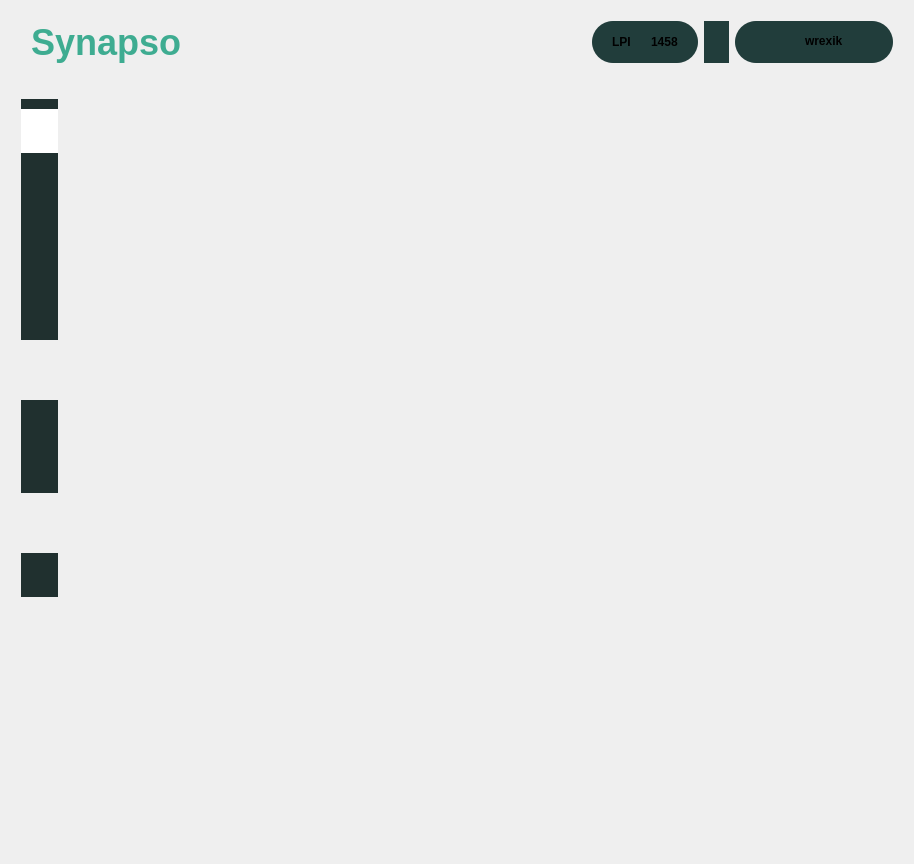
<?xml version="1.0" encoding="UTF-8"?>
<ui version="4.0">
 <class>appWidget</class>
 <widget class="QWidget" name="appWidget">
  <property name="geometry">
   <rect>
    <x>0</x>
    <y>0</y>
    <width>914</width>
    <height>864</height>
   </rect>
  </property>
  <property name="windowTitle">
   <string>MainWindow</string>
  </property>
  <property name="styleSheet">
   <string notr="true">font-family: &quot;General Sans&quot;;
font-weight: 500;</string>
  </property>
  <layout class="QVBoxLayout" name="verticalLayout_5">
   <item>
    <layout class="QVBoxLayout" name="navbar_sidebar_content" stretch="0,1">
     <item>
      <widget class="QWidget" name="navbar" native="true">
       <layout class="QHBoxLayout" name="horizontalLayout_2">
        <property name="leftMargin">
         <number>20</number>
        </property>
        <property name="topMargin">
         <number>10</number>
        </property>
        <property name="rightMargin">
         <number>10</number>
        </property>
        <property name="bottomMargin">
         <number>10</number>
        </property>
        <item>
         <widget class="QLabel" name="title_2">
          <property name="sizePolicy">
           <sizepolicy hsizetype="Preferred" vsizetype="Preferred">
            <horstretch>0</horstretch>
            <verstretch>0</verstretch>
           </sizepolicy>
          </property>
          <property name="styleSheet">
           <string notr="true">font: 27pt;
color: #3EAC91;
font-weight: 500;</string>
          </property>
          <property name="text">
           <string>Synapso</string>
          </property>
         </widget>
        </item>
        <item>
         <widget class="QFrame" name="LPI">
          <property name="sizePolicy">
           <sizepolicy hsizetype="Maximum" vsizetype="Preferred">
            <horstretch>0</horstretch>
            <verstretch>0</verstretch>
           </sizepolicy>
          </property>
          <property name="styleSheet">
           <string notr="true">QFrame#LPI {
	background-color: #213D3B;
	border: none;
	border-radius: 21px;
}</string>
          </property>
          <property name="frameShape">
           <enum>QFrame::Shape::StyledPanel</enum>
          </property>
          <property name="frameShadow">
           <enum>QFrame::Shadow::Raised</enum>
          </property>
          <layout class="QHBoxLayout" name="horizontalLayout_4">
           <property name="spacing">
            <number>20</number>
           </property>
           <property name="leftMargin">
            <number>20</number>
           </property>
           <property name="rightMargin">
            <number>20</number>
           </property>
           <item>
            <widget class="QLabel" name="lpi_title">
             <property name="text">
              <string>LPI</string>
             </property>
            </widget>
           </item>
           <item>
            <widget class="QLabel" name="number">
             <property name="text">
              <string>1458</string>
             </property>
            </widget>
           </item>
          </layout>
         </widget>
        </item>
        <item>
         <widget class="QWidget" name="notifications" native="true">
          <property name="sizePolicy">
           <sizepolicy hsizetype="Maximum" vsizetype="Preferred">
            <horstretch>0</horstretch>
            <verstretch>0</verstretch>
           </sizepolicy>
          </property>
          <property name="styleSheet">
           <string notr="true">QWidget#notifications {
	background-color: #213D3B;
	border-radius: 21px;
}</string>
          </property>
          <layout class="QHBoxLayout" name="horizontalLayout">
           <item>
            <widget class="QLabel" name="notifications_image">
             <property name="sizePolicy">
              <sizepolicy hsizetype="Preferred" vsizetype="Preferred">
               <horstretch>0</horstretch>
               <verstretch>0</verstretch>
              </sizepolicy>
             </property>
             <property name="maximumSize">
              <size>
               <width>24</width>
               <height>24</height>
              </size>
             </property>
             <property name="styleSheet">
              <string notr="true"/>
             </property>
             <property name="text">
              <string/>
             </property>
             <property name="pixmap">
              <pixmap>:/images/icons/bell.png</pixmap>
             </property>
             <property name="scaledContents">
              <bool>true</bool>
             </property>
            </widget>
           </item>
          </layout>
         </widget>
        </item>
        <item>
         <widget class="QFrame" name="profile_frame">
          <property name="sizePolicy">
           <sizepolicy hsizetype="Maximum" vsizetype="Preferred">
            <horstretch>0</horstretch>
            <verstretch>0</verstretch>
           </sizepolicy>
          </property>
          <property name="styleSheet">
           <string notr="true">QFrame#profile_frame {
	background-color: #213D3B;
	border-radius: 21px;
}</string>
          </property>
          <property name="frameShape">
           <enum>QFrame::Shape::NoFrame</enum>
          </property>
          <property name="frameShadow">
           <enum>QFrame::Shadow::Raised</enum>
          </property>
          <property name="lineWidth">
           <number>1</number>
          </property>
          <layout class="QHBoxLayout" name="horizontalLayout_3">
           <property name="spacing">
            <number>20</number>
           </property>
           <property name="leftMargin">
            <number>10</number>
           </property>
           <property name="topMargin">
            <number>0</number>
           </property>
           <property name="rightMargin">
            <number>10</number>
           </property>
           <property name="bottomMargin">
            <number>2</number>
           </property>
           <item>
            <widget class="QLabel" name="image">
             <property name="minimumSize">
              <size>
               <width>40</width>
               <height>40</height>
              </size>
             </property>
             <property name="maximumSize">
              <size>
               <width>40</width>
               <height>40</height>
              </size>
             </property>
             <property name="styleSheet">
              <string notr="true"/>
             </property>
             <property name="frameShape">
              <enum>QFrame::Shape::NoFrame</enum>
             </property>
             <property name="text">
              <string/>
             </property>
             <property name="textFormat">
              <enum>Qt::TextFormat::AutoText</enum>
             </property>
             <property name="pixmap">
              <pixmap>:/images/graphics/default.png</pixmap>
             </property>
             <property name="scaledContents">
              <bool>true</bool>
             </property>
             <property name="alignment">
              <set>Qt::AlignmentFlag::AlignCenter</set>
             </property>
             <property name="wordWrap">
              <bool>false</bool>
             </property>
             <property name="textInteractionFlags">
              <set>Qt::TextInteractionFlag::LinksAccessibleByMouse</set>
             </property>
            </widget>
           </item>
           <item>
            <widget class="QLabel" name="username">
             <property name="sizePolicy">
              <sizepolicy hsizetype="Maximum" vsizetype="Maximum">
               <horstretch>0</horstretch>
               <verstretch>0</verstretch>
              </sizepolicy>
             </property>
             <property name="text">
              <string>wrexik</string>
             </property>
             <property name="textInteractionFlags">
              <set>Qt::TextInteractionFlag::LinksAccessibleByMouse</set>
             </property>
            </widget>
           </item>
           <item alignment="Qt::AlignmentFlag::AlignHCenter|Qt::AlignmentFlag::AlignVCenter">
            <widget class="QLabel" name="arrowdown">
             <property name="minimumSize">
              <size>
               <width>20</width>
               <height>20</height>
              </size>
             </property>
             <property name="maximumSize">
              <size>
               <width>20</width>
               <height>20</height>
              </size>
             </property>
             <property name="text">
              <string/>
             </property>
             <property name="pixmap">
              <pixmap>:/images/icons/arrow-down.png</pixmap>
             </property>
             <property name="scaledContents">
              <bool>true</bool>
             </property>
            </widget>
           </item>
          </layout>
         </widget>
        </item>
       </layout>
      </widget>
     </item>
     <item>
      <layout class="QHBoxLayout" name="sidebar_content" stretch="1,0">
       <property name="spacing">
        <number>20</number>
       </property>
       <property name="leftMargin">
        <number>10</number>
       </property>
       <item alignment="Qt::AlignmentFlag::AlignTop">
        <widget class="QWidget" name="sidebar" native="true">
         <property name="sizePolicy">
          <sizepolicy hsizetype="Maximum" vsizetype="Preferred">
           <horstretch>0</horstretch>
           <verstretch>0</verstretch>
          </sizepolicy>
         </property>
         <layout class="QVBoxLayout" name="verticalLayout_2" stretch="1,1,0">
          <property name="spacing">
           <number>60</number>
          </property>
          <property name="leftMargin">
           <number>0</number>
          </property>
          <property name="topMargin">
           <number>20</number>
          </property>
          <property name="rightMargin">
           <number>0</number>
          </property>
          <property name="bottomMargin">
           <number>20</number>
          </property>
          <item>
           <widget class="QWidget" name="top_sidebar" native="true">
            <property name="autoFillBackground">
             <bool>false</bool>
            </property>
            <property name="styleSheet">
             <string notr="true">background-color: #20302f; border-radius: 27px</string>
            </property>
            <layout class="QVBoxLayout" name="verticalLayout_3">
             <property name="spacing">
              <number>15</number>
             </property>
             <property name="leftMargin">
              <number>0</number>
             </property>
             <property name="topMargin">
              <number>10</number>
             </property>
             <property name="rightMargin">
              <number>0</number>
             </property>
             <property name="bottomMargin">
              <number>10</number>
             </property>
             <item>
              <widget class="QLabel" name="dashboard">
               <property name="sizePolicy">
                <sizepolicy hsizetype="Preferred" vsizetype="Preferred">
                 <horstretch>0</horstretch>
                 <verstretch>0</verstretch>
                </sizepolicy>
               </property>
               <property name="styleSheet">
                <string notr="true">background-color: white; border-radius: 25px; padding: 15px</string>
               </property>
               <property name="text">
                <string/>
               </property>
               <property name="pixmap">
                <pixmap>:/images/icons/dashboard-selected.png</pixmap>
               </property>
               <property name="scaledContents">
                <bool>false</bool>
               </property>
              </widget>
             </item>
             <item alignment="Qt::AlignmentFlag::AlignHCenter">
              <widget class="QLabel" name="games">
               <property name="styleSheet">
                <string notr="true">padding: 15px</string>
               </property>
               <property name="text">
                <string/>
               </property>
               <property name="pixmap">
                <pixmap>:/images/icons/controller.png</pixmap>
               </property>
              </widget>
             </item>
             <item alignment="Qt::AlignmentFlag::AlignHCenter">
              <widget class="QLabel" name="profile">
               <property name="styleSheet">
                <string notr="true">padding: 15px;</string>
               </property>
               <property name="text">
                <string/>
               </property>
               <property name="pixmap">
                <pixmap>:/images/icons/trophy.png</pixmap>
               </property>
              </widget>
             </item>
             <item alignment="Qt::AlignmentFlag::AlignHCenter">
              <widget class="QLabel" name="statistics">
               <property name="styleSheet">
                <string notr="true">padding: 15px;</string>
               </property>
               <property name="text">
                <string/>
               </property>
               <property name="pixmap">
                <pixmap>:/images/icons/analytics.png</pixmap>
               </property>
              </widget>
             </item>
            </layout>
           </widget>
          </item>
          <item>
           <widget class="QWidget" name="bottom_sidebar" native="true">
            <property name="styleSheet">
             <string notr="true">background-color: #20302f; border-radius: 27px</string>
            </property>
            <layout class="QVBoxLayout" name="verticalLayout_4">
             <property name="spacing">
              <number>15</number>
             </property>
             <property name="leftMargin">
              <number>0</number>
             </property>
             <property name="topMargin">
              <number>10</number>
             </property>
             <property name="rightMargin">
              <number>0</number>
             </property>
             <property name="bottomMargin">
              <number>10</number>
             </property>
             <item alignment="Qt::AlignmentFlag::AlignHCenter">
              <widget class="QLabel" name="settings">
               <property name="styleSheet">
                <string notr="true">border-radius: 10px;</string>
               </property>
               <property name="text">
                <string/>
               </property>
               <property name="pixmap">
                <pixmap>:/images/icons/settings.png</pixmap>
               </property>
              </widget>
             </item>
             <item alignment="Qt::AlignmentFlag::AlignHCenter">
              <widget class="QLabel" name="info">
               <property name="styleSheet">
                <string notr="true">padding: 15px; border-radius: 10px;</string>
               </property>
               <property name="text">
                <string/>
               </property>
               <property name="pixmap">
                <pixmap>:/images/icons/info.png</pixmap>
               </property>
              </widget>
             </item>
            </layout>
           </widget>
          </item>
          <item alignment="Qt::AlignmentFlag::AlignHCenter|Qt::AlignmentFlag::AlignVCenter">
           <widget class="QLabel" name="logout">
            <property name="styleSheet">
             <string notr="true">background-color: #20302f; border-radius: 27px; padding: 15px;</string>
            </property>
            <property name="text">
             <string/>
            </property>
            <property name="pixmap">
             <pixmap>:/images/icons/logout.png</pixmap>
            </property>
           </widget>
          </item>
         </layout>
         <zorder>bottom_sidebar</zorder>
         <zorder>top_sidebar</zorder>
         <zorder>logout</zorder>
        </widget>
       </item>
       <item>
        <widget class="QStackedWidget" name="stackedWidget">
         <property name="currentIndex">
          <number>0</number>
         </property>
         <widget class="QWidget" name="page"/>
         <widget class="QWidget" name="page_2"/>
        </widget>
       </item>
      </layout>
     </item>
    </layout>
   </item>
  </layout>
 </widget>
 <resources>
  <include location="../../resources/resources.qrc"/>
 </resources>
 <connections/>
</ui>
